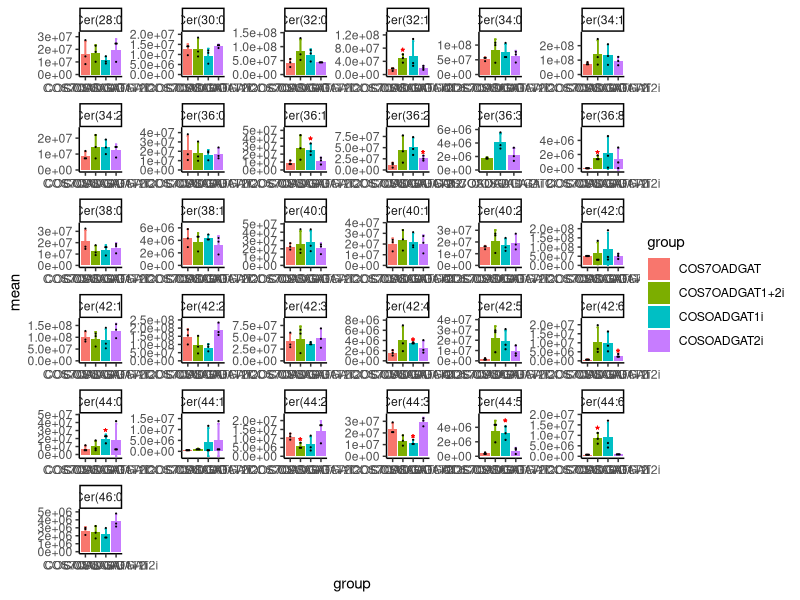
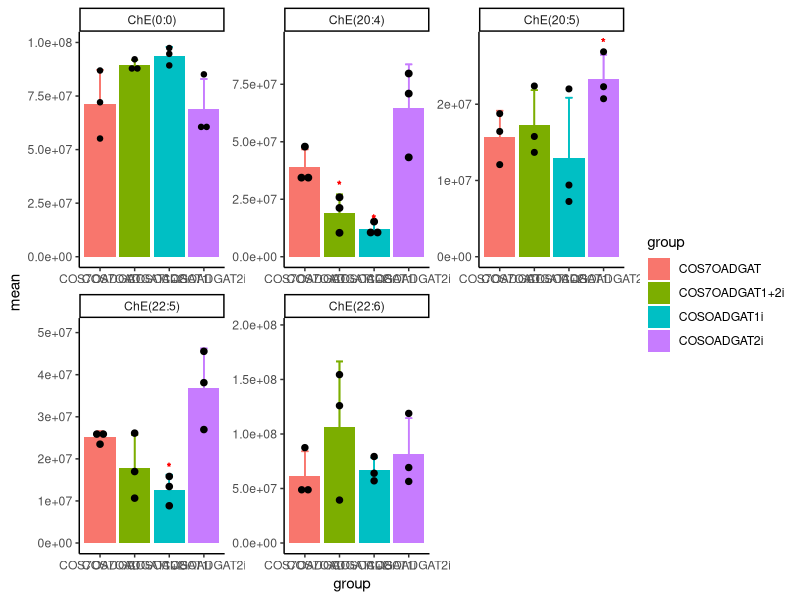
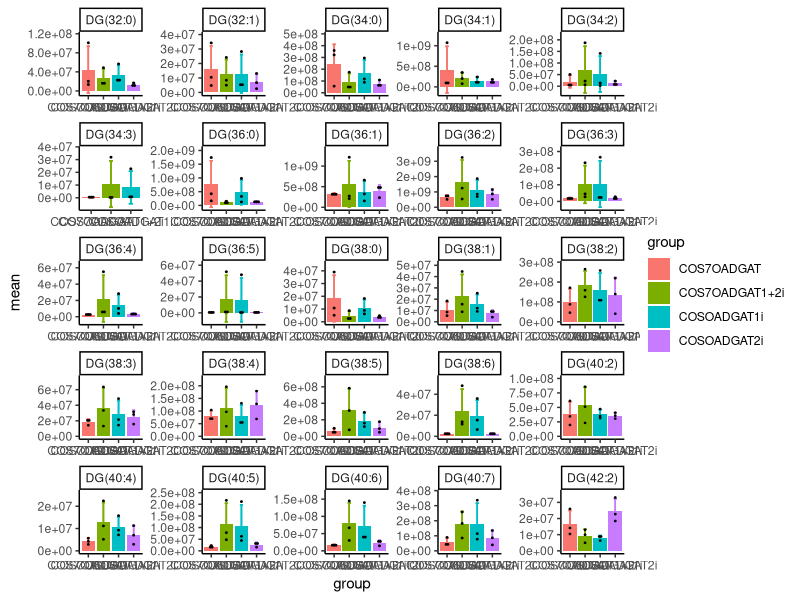
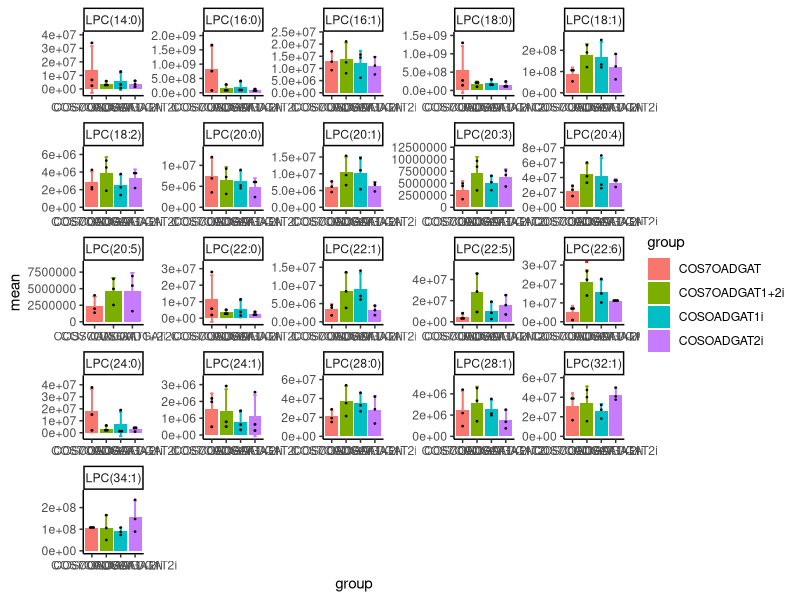
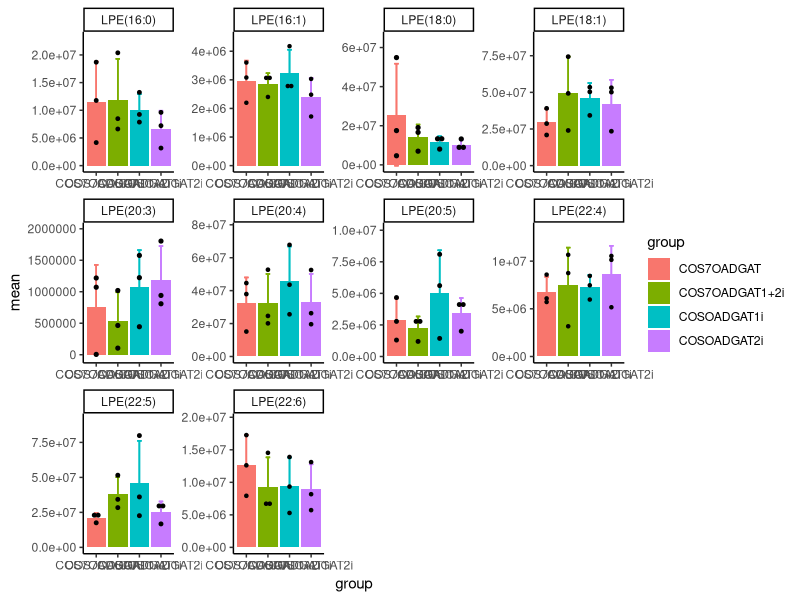
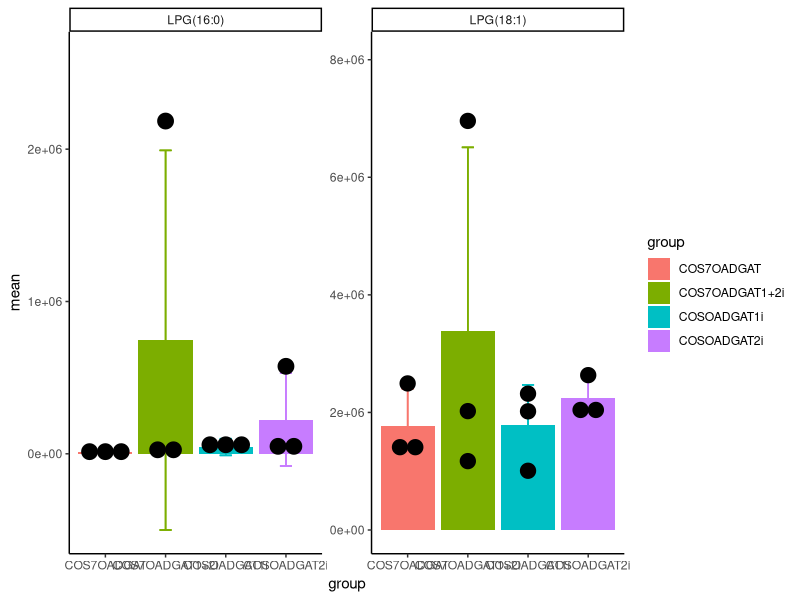
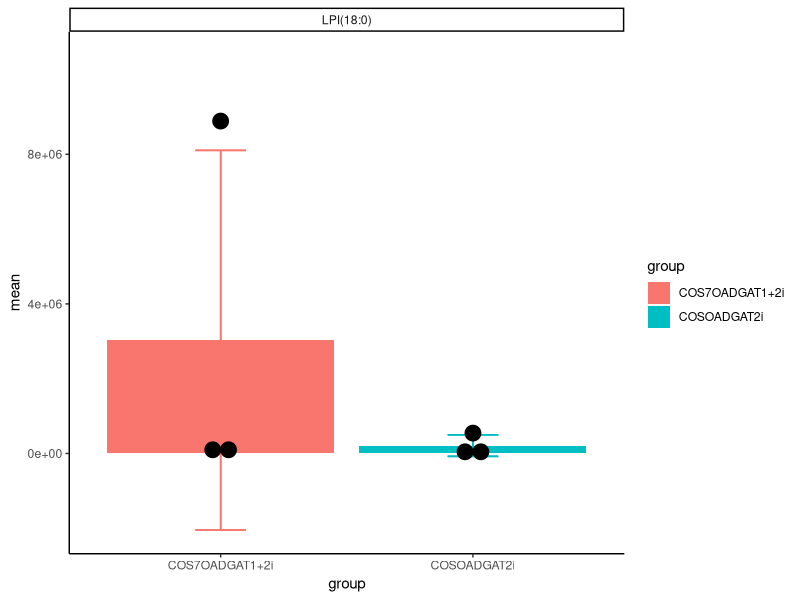
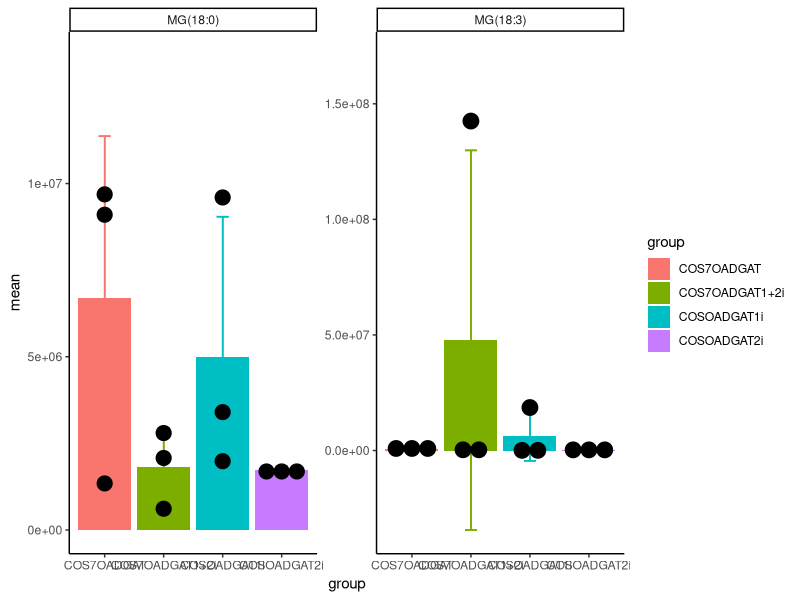

Generate these figures, in order, with R:
### For LipidSearch data ###
### NOTE: First merge pos+neg data(if they are separate)
### NOTE1: Clients should add group info to the first line of the file. ###
### NOTE1: If using MS Excel, should follow the steps to get csv file: ###
### NOTE1: Click File->Export->Change File Type ->Choose "CSV" options ###
### NOTE1: Or may have some characters garbled, see NOTE1-ref in the code ###
### NOTE2: Clients should put control group should be on the first column ###
### NOTE3: Data should have the following columns: ###
### NOTE3: Class, FattyAcid ###

### Loading data and environment settings ###
library(tidyverse)
options(stringsAsFactors = F)
setwd("D:/myLearning/lipGroup/riverGroup/integerateOmics/lipidPathways/newInspirationWork/LMPDhsa/testData/zsy_DGATinhibitors/statistics")
data <- read.csv("Cos7_integ.csv", skip = 1)
#NOTE1-ref: may have the first character garbled
allgroups <- scan("Cos7_integ.csv", what = "character", nlines = 1, sep = ",", quote = "\"")
notdataColsLen <- sum(allgroups == '')
allgroups <- allgroups[allgroups != '']
groupsLevel <- unique(allgroups)
nsamples <- table(factor(allgroups, levels = groupsLevel))
getSmapleName <- function(sam, n){
  seqs <- 1:n
  return(paste(sam, seqs, sep = "_"))
}
samplesName <- unlist(mapply(getSmapleName, groupsLevel, nsamples, SIMPLIFY = F))
colnames(data)[(notdataColsLen+1):(notdataColsLen+length(allgroups))] <- samplesName
#NOTE2-ref: should indicate the control group or set on the first column
controlGrp <- groupsLevel[1]

### Clean and Tidy the data ###
## Delete NA (or 0) value
# The lipid is not NA (or 0) at least one sample in a group remains
# ref: 3 samples in a group -- select <= 0.67(2/3) missing value
# ref: 5 samples in a group -- select <= 0.8(4/5) missing value
# Missing value will be replaced by 0
percent <- 0.67
data[is.na(data)] <- 0
data_intensity <- data[, -1:-notdataColsLen]
ind_ok <- apply(data_intensity == 0, 1, sum)/ncol(data_intensity) <= percent
data <- data[ind_ok, ]
# # Missing value will be replaced by half of the minimum positive value in the original data
# minInten <- min(data_intensity[data_intensity > 0], na.rm = T)/2
# data[data == 0] <- minInten
## Delete odd FA chain lipids
fas <- data$FattyAcid
m <- gregexpr("[0-9]*:", fas)
fachain <- regmatches(fas, m)
my.even <-  function(x){
  x <- gsub(":", "", x, perl = T)
  x <- as.numeric(x)
  result <- ifelse(sum(x %% 2) == 0, T, F)
  return(result)
}
ind <- lapply(fachain, my.even)
ind <- unlist(ind)
data <- data[ind, ]
## Only use the lipid class that the library exsists
lipClasses <- c("Cer", "ChE", "DG", "LPC", "LPE", "LPG", "LPI", 
                "MG", "PA", "PC", "PE", "PG", "PI", "PS", 
                "SM", "SPH", "TG", 
                "FA", "LPS", "CL")
#NOTE: class "CL" will not be considered later due to no occurence in the data
#NOTE: some Glycerophospholipids(eg, "PA", though they donnot occur in the data) will still be considered later due to their similar form to other Glycerophospholipids
Class <- data$Class
data_sub <- subset(data, subset = Class %in% lipClasses)
## Duplication handle
#Delete some "0:0" info
data_sub_all <- cbind(data_sub, 
                      lipidName = paste0(data_sub$Class, data_sub$FattyAcid))
data_sub_dup <- data_sub_all %>%
  group_by(lipidName) %>%
  filter(n() > 1)
data_sub_dup_list <- split(data_sub_dup, data_sub_dup$lipidName)
# Rule2: duplicated lipids in different modes- chooese stronger intensity
#        duplicated lipids in the same modes but have different adduct - choose stronger intensity
#        i.e. duplicated lipids all chooese stronger intensity
getSoloInten <- function(x){
  data <- x[, (notdataColsLen+1):(notdataColsLen+length(allgroups))]
  result <- rep(0, length(allgroups))
  for(i in 1:nrow(data)){
    one <- unlist(data[i, ])
    result <- ifelse(one > result, one, result)
  }
  return(result)
}
# End of rule2
data_sub_dup_soloInten <- sapply(data_sub_dup_list, getSoloInten)
# Merge duplication and single ones
data_sub_sing_allhandle <- data_sub_all %>%
  select(-c(1:all_of(notdataColsLen))) %>%
  group_by(lipidName) %>%
  filter(n() == 1) 
data_sub_sing_allhandle <- data_sub_sing_allhandle[, c((length(allgroups)+1), 1:length(allgroups))]
data_sub_dup_allhandle <- rownames_to_column(as.data.frame(t(data_sub_dup_soloInten)))
colnames(data_sub_dup_allhandle) <- colnames(data_sub_sing_allhandle)
data_sub_allhandle <- bind_rows(data_sub_sing_allhandle, data_sub_dup_allhandle)
write.csv(data_sub_allhandle, "data_sub_allhandle_cos7.csv", row.names = F)
## Normalize the data(PQN) (or not)
lipids <- data_sub_allhandle$lipidName
dataMatx <- subset(data_sub_allhandle, select = -lipidName)
dataMatx[dataMatx == 0] <- NA
## Uncomment the line below can be normalized
dataMatx <- dataMatx/apply(dataMatx/rowMeans(dataMatx, na.rm = TRUE), 2, median, na.rm = TRUE)
data_sub_allhandle <- cbind(lipidName = lipids, dataMatx, 
                            Class = gsub("(.*?)\\(.*", "\\1", data_sub_allhandle$lipidName))
## Seperate MS1 and MS2 lipids & Calculate itensity of lipid class containing FA chain info
# Get the FA info and MS1 info
getFAsInfo <- function(i){
  Class <- gsub("(.*?)\\(.*", "\\1", i, perl = T)
  if(Class %in% c("Cer", "SM", "SPH")){ 
    # Ignore "+O" info
    if(grepl("_", i)){
      spbase <- gsub(".*\\(([mdt][0-9]+:[0-9]+)_.*", "\\1", i, perl = T)
      fa <- gsub(".*_([0-9]+:[0-9]+)(\\+O)*.*", "\\1", i, perl = T)
      fas <- c(spbase, fa)
    } else {
      spall <- gsub(".*\\(([mdt][0-9]+:[0-9]+)(\\+O)*.*", "\\1", i, perl = T)
      fas <- spall
    }
  } else if(Class %in% c("FA", "MG", "DG", "TG", "PA", "PC", "PE", "PG", 
                         "PI", "PS", "LPA", "LPC", "LPE", "LPG", "LPI", 
                         "LPS", "ChE")){#will not contain "CL"
    # All ignore e/p(O-/P-) connection
    if(grepl("_", i)){
      fainfo <- gsub(".*\\((.*)\\)", "\\1", i)
      fas <- strsplit(fainfo, "[_/]")
      m <- gregexpr("[0-9]+:[0-9]+", fas)
      fas <- unlist(regmatches(as.character(fas), m))
    } else {
      m <- gregexpr("[0-9]+:[0-9]+", i)
      fas <- unlist(regmatches(i, m))
      ## ChE may have some 0:0 info 
      if(length(fas) == 0){
        fas <- "0:0"
      }
    }
  }
  n <- length(fas)
  if(n > 1){
    ms1 <- F
  } else{
    if(Class %in% c("Cer", "DG", "PA", "PC", "PE", "PG", "PI", "PS", "SM", "TG")){
      ms1 <- T
    } else {
      ms1 <- F
    }
  }
  result <- list(fas, ms1)
  names(result) <- c(Class, "ms1")
  return(result)
}
fasInfo <- lapply(lipids, getFAsInfo)
ms1Info <- sapply(fasInfo, function(x) x$ms1)
data_sub_allhandle <- cbind(data_sub_allhandle, ms1 = ms1Info)
data_sub_ms1 <- subset(data_sub_allhandle, subset = ms1 == T)
data_sub_ms2 <- subset(data_sub_allhandle, subset = ms1 == F)
# # Tidy and integrate itensity of lipid class containing FA chain info
# # Use MS2 to do the later statistics only
# lipid_subclass_handle <- data.frame()
# for(i in 1:nrow(data_sub_allhandle)){
#   # e,p connection info will be ignored
#   fa <- fasInfo[[i]][[1]]
#   Class <- names(fasInfo[[i]][1])
#   subclass <- paste0(Class, "(", fa, ")")
#   lipid_subclass_handle <- rbind(lipid_subclass_handle, 
#                                  cbind(subclass = subclass, 
#                                        bind_rows(replicate(length(subclass), data_sub_allhandle[i, ], simplify = FALSE))))
# }
# lipid_subclass_handle <- subset(lipid_subclass_handle, subset = ms1 == F)
# write.csv(lipid_subclass_handle, "lipid_subclass_handle_cos7.csv", row.names = F)

# Tidy and integrate itensity of lipid class containing FA chain info
# Use MS1 & MS2 to do the later statistics, code above should be commented manually
lipid_subclass_handle <- data.frame()
for(i in 1:nrow(data_sub_allhandle)){
  # e,p connection info will be ignored
  fa <- fasInfo[[i]][[1]]
  chains <- sum(as.numeric(gsub(".*?([0-9]+):.*", "\\1", fa)))
  unsaturate <- sum(as.numeric(gsub(".*?:([0-9]+).*", "\\1", fa)))
  Class <- names(fasInfo[[i]][1])
  subclass <- paste0(Class, "(", chains, ":", unsaturate, ")")
  lipid_subclass_handle <- rbind(lipid_subclass_handle, 
                                 cbind(subclass = subclass, 
                                       bind_rows(replicate(length(subclass), data_sub_allhandle[i, ], simplify = FALSE))))
}
write.csv(lipid_subclass_handle, "lipid_subclass_handle_all_cos7.csv", row.names = F)

# ### Tidy for and do Visualization ###
# ## Use data_sub_allhandle(Delete duplication) to calculate itensity of each lipid class
# data_sub_classSum_stat <- data_sub_allhandle %>%
#   ungroup() %>%
#   select(-ms1, -lipidName) %>%
#   gather(key = "case", value = "lipidsum", -Class) %>%
#   group_by(Class, case) %>%
#   summarise(lipidsum = sum(lipidsum)) %>%
#   mutate(group = gsub("(.*?)_[0-9]+$", "\\1", case)) 
# data_sub_classSum_stat2 <- data_sub_classSum_stat %>%
#   group_by(Class, group) %>%
#   summarise(mean = mean(lipidsum) / n(), 
#             realmean = mean(lipidsum),
#             sd = sd(lipidsum))
# data_sub_classSum_p <- split(data_sub_classSum_stat, data_sub_classSum_stat$Class)
# getPValue <- function(x){
#   Class <- unique(x$Class)
#   #Totally equal to t.test() one by one
#   p <- pairwise.t.test(x$lipidsum, x$group, p.adjust.method = "none", pool.sd = F)$p.value
#   p_tidy <- gather(rownames_to_column(as.data.frame(p), var = "group"), 
#                    -group, key = "cprGroup", value = "p")
#   p_tidy <- subset(p_tidy, cprGroup == controlGrp, select = -cprGroup) ## the control group
#   result <- cbind(p_tidy, Class = Class)
#   return(result)
# }
# data_sub_classSum_stat3 <- lapply(data_sub_classSum_p, getPValue)
# data_sub_classSum_stat3 <- do.call(rbind, data_sub_classSum_stat3)
# data_sub_classSum_integStat <- left_join(data_sub_classSum_stat, data_sub_classSum_stat2)
# data_sub_classSum_integStat <- left_join(data_sub_classSum_integStat, data_sub_classSum_stat3)
addSigLabel <- function(x){
  x[is.na(x)] <- 1
  label <- c('', "*", "**", "***")
  allLable <- ifelse(x >= 0.05, label[1], NA)
  allLable <- ifelse(x < 0.05 & x >= 0.01, label[2], allLable)
  allLable <- ifelse(x < 0.01 & x >= 0.001, label[3], allLable)
  allLable <- ifelse(x < 0.001, label[4], allLable)
}
# sigLabel <- addSigLabel(data_sub_classSum_integStat$p)
# data_sub_classSum_integStat <- cbind(data_sub_classSum_integStat, sigLabel = sigLabel)
# ggplot(data = data_sub_classSum_integStat, aes(x = group)) +
#   geom_bar(aes(y = mean, fill = group), stat = "identity") +
#   geom_errorbar(aes(ymin = realmean - sd, ymax = realmean + sd, color = group), width = 0.2) +
#   geom_dotplot(aes(y = lipidsum), binaxis='y', stackdir='center') +
#   geom_text(aes(y = realmean+1.5*sd, label = sigLabel),
#             size = 3, fontface = "bold", color = "red") +
#   theme_classic() +
#   facet_wrap(~Class, scales="free") 

## Use lipid_subclass_handle to calculate itensity of lipid class containing FA chain info(subclass)
lipid_subclass_stat <- lipid_subclass_handle %>%
  ungroup() %>%
  select(-ms1, -lipidName) %>%
  gather(key = "case", value = "lipidsum", -subclass, -Class) %>%
  group_by(subclass, case, Class) %>% 
  filter(!is.na(lipidsum)) %>%    #delete low abundance of the lipid signal
  summarise(lipidsum = sum(lipidsum) / n()) %>% #calc abundance of the lipid in a sample
  mutate(group = gsub("(.*?)_[0-9]+$", "\\1", case)) %>%
  ungroup() %>%
  group_by(group, subclass) %>%
  filter(n() >= 3) #if the lipid signal of one group are detected in no more than 2 samples, the lipid will be dropped
lipid_subclass_stat2 <- lipid_subclass_stat %>%
  group_by(subclass, group) %>%
  summarise(mean = mean(lipidsum) / n(), 
            realmean = mean(lipidsum) ,
            sd = sd(lipidsum))
lipid_subclass_stat_p <- split(lipid_subclass_stat, lipid_subclass_stat$subclass)
getPValue <- function(x){
  subclass <- unique(x$subclass)
  #Totally equal to t.test() one by one
  p <- pairwise.t.test(x$lipidsum, x$group, p.adjust.method = "none", pool.sd = F)$p.value
  p_tidy <- gather(rownames_to_column(as.data.frame(p), var = "group"), 
                   -group, key = "cprGroup", value = "p")
  if(nrow(p_tidy) == 0){
    result <- NULL
  }else {
    p_tidy <- subset(p_tidy, cprGroup == controlGrp, select = -cprGroup) ## the control group
    if(nrow(p_tidy) == 0){
      result <- NULL
    }else {
      result <- cbind(p_tidy, subclass = subclass)
    }
  }
  return(result)
}
lipid_subclass_stat3 <- lapply(lipid_subclass_stat_p, getPValue)
lipid_subclass_stat3 <- do.call(rbind, lipid_subclass_stat3)
lipid_subclass_integStat <- left_join(lipid_subclass_stat, lipid_subclass_stat2)
lipid_subclass_integStat <- left_join(lipid_subclass_integStat, lipid_subclass_stat3)
sigLabel2 <- addSigLabel(lipid_subclass_integStat$p)
lipid_subclass_integStat <- cbind(lipid_subclass_integStat, sigLabel = sigLabel2)
for(i in lipClasses){
  oneLipClassData <- subset(lipid_subclass_integStat, 
                            subset = Class == i)
  if(nrow(oneLipClassData) != 0){
    ggplot(data = oneLipClassData, aes(x = group)) +
      geom_bar(aes(y = mean, fill = group), stat = "identity") +
      geom_errorbar(aes(ymin = realmean - sd, ymax = realmean + sd, color = group), width = 0.2) +
      geom_dotplot(aes(y = lipidsum), binaxis='y', stackdir='center') +
      geom_text(aes(y = realmean+1.5*sd, label = sigLabel),
                size = 3, fontface = "bold", color = "red") +
      theme_classic() +
      facet_wrap(~subclass, scales="free") 
    ggsave(paste0("./lipsubclassFigures_facet9/", i, ".pdf"), dpi = 300, width = 15, height = 10)
  }
}

### Visualize with the tile plot
realmean <- lipid_subclass_stat2$realmean
names(realmean) <- lipid_subclass_stat2$group
getlog2FC <- function(x){
  cpr <- x[names(x) == controlGrp]
  if(length(cpr) != 0){
    res <- log2(x/cpr)
  }else{
    res <- rep(NA, length(x))
  }
}
log2FC <- unlist(tapply(realmean, lipid_subclass_stat2$subclass, getlog2FC))
lipid_subclass_stat_tile <- lipid_subclass_stat2 %>%
  add_column(log2FC = log2FC) %>%
  #ignore other info(eg. e/p, d)
  mutate(chain = as.numeric(gsub(".*?([0-9]+):.*", "\\1", subclass)), 
         unsaturate = as.numeric(gsub(".*?:([0-9]+).*", "\\1", subclass)), 
         Class = gsub("(.*?)\\(.*", "\\1", subclass))
for(i in groupsLevel[groupsLevel != controlGrp]){
  oneGrpdata <- subset(lipid_subclass_stat_tile, 
                       subset = group == i & !is.na(log2FC))
  ggplot(oneGrpdata, aes(chain, unsaturate, fill = log2FC)) + 
    geom_tile() + 
    facet_wrap(~Class) + 
    scale_x_continuous(breaks = seq(0, max(oneGrpdata$chain), 2))+
    xlab("Chain length") + 
    ylab("Chain unsaturation") + 
    scale_fill_gradient2(low = "blue",
                         mid = "white",
                         high = "red",
                         midpoint = 0) #+ 
    #geom_text(aes(label = ifelse(nmolecules > 1, nmolecules, 
    #                             "")))
  ggsave(paste0("./lipsubclassFigures_facet10/", i, ".pdf"), dpi = 300, width = 25, height = 10)
}

### Get different chain level and unsaturated level visualization
## Only use MS2 data to do statistics
lipid_subclass_stat_cinfo <- lipid_subclass_handle %>%
  ungroup() %>%
  select(-ms1, -lipidName) %>%
  gather(key = "case", value = "lipidsum", -subclass, -Class) %>%
  #ignore other info(eg. e/p, d)
  mutate(chain = gsub(".*?([0-9]+):.*", "\\1", subclass), 
         #unsaturate = gsub(".*?:([0-9]+).*", "\\1", subclass),
         #HG_unsaturate = paste0(Class, "_", unsaturate), 
         HG_chain = paste0(Class, "_", chain)) %>%
  group_by(HG_chain, case, Class) %>% 
  filter(!is.na(lipidsum)) %>%    #delete low abundance of the lipid signal
  summarise(lipidsum = sum(lipidsum) / n()) %>% #calc abundance of the lipid in a sample
  mutate(group = gsub("(.*?)_[0-9]+$", "\\1", case)) %>%
  ungroup() %>%
  group_by(group, HG_chain) %>%
  filter(n() >= 3) #if the lipid signal of one group are detected in no more than 2 samples, the lipid will be dropped
lipid_subclass_stat2_cinfo <- lipid_subclass_stat_cinfo %>%
  group_by(HG_chain, group) %>%
  summarise(mean = mean(lipidsum) / n(), 
            realmean = mean(lipidsum) ,
            sd = sd(lipidsum))
lipid_subclass_stat_cinfo_p <- split(lipid_subclass_stat_cinfo, lipid_subclass_stat_cinfo$HG_chain)
getPValue_cs <- function(x, type = c("chain", "unsaturate")){
  type <- paste0("HG_", type)
  subclass <- unique(x[[type]])
  #Totally equal to t.test() one by one
  p <- pairwise.t.test(x$lipidsum, x$group, p.adjust.method = "none", pool.sd = F)$p.value
  p_tidy <- gather(rownames_to_column(as.data.frame(p), var = "group"), 
                   -group, key = "cprGroup", value = "p")
  if(nrow(p_tidy) == 0){
    result <- NULL
  }else {
    p_tidy <- subset(p_tidy, cprGroup == controlGrp, select = -cprGroup) ## the control group
    if(nrow(p_tidy) == 0){
      result <- NULL
    }else {
      result <- cbind(p_tidy, subclass)
      colnames(result)[ncol(result)] <- type
    }
  }
  return(result)
}
lipid_subclass_stat3_c <- lapply(lipid_subclass_stat_cinfo_p, getPValue_cs, "chain")
lipid_subclass_stat3_c <- do.call(rbind, lipid_subclass_stat3_c)
lipid_subclass_integStat_c <- left_join(lipid_subclass_stat_cinfo, lipid_subclass_stat2_cinfo)
lipid_subclass_integStat_c <- left_join(lipid_subclass_integStat_c, lipid_subclass_stat3_c)
sigLabel3 <- addSigLabel(lipid_subclass_integStat_c$p)
lipid_subclass_integStat_c <- cbind(lipid_subclass_integStat_c, sigLabel = sigLabel3)
for(i in lipClasses){
  oneLipClassData <- subset(lipid_subclass_integStat_c, 
                            subset = Class == i)
  if(nrow(oneLipClassData) != 0){
    ggplot(data = oneLipClassData, aes(x = group)) +
      geom_bar(aes(y = mean, fill = group), stat = "identity") +
      geom_errorbar(aes(ymin = realmean - sd, ymax = realmean + sd, color = group), width = 0.2) +
      geom_dotplot(aes(y = lipidsum), binaxis='y', stackdir='center') +
      geom_text(aes(y = realmean+1.5*sd, label = sigLabel),
                size = 3, fontface = "bold", color = "red") +
      theme_classic() +
      facet_wrap(~HG_chain, scales="free") 
    ggsave(paste0("./lipsubclassFigures_facet4/", i, ".pdf"), dpi = 300, width = 15, height = 10)
  }
}









